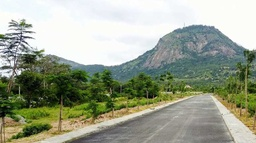
#> input picture RoboConArr/hills.jpg, 256 x 143 px, shrunk from 898 x 500 before the run
$ python RoboconBlur1.py
#> lines starting #> are read from the running program, lines starting #| are printed output that depends on the picture
#Following code blurs a given input image using the mean filter(box blur method). The radius can be controlled accordingly to achieve required
#smoothness of the input image. Unfortunately could not implement fixes for edge effects. Code should run well for a reasonable value of
#radius.

from PIL import Image
import numpy as np
import os

def box_blur(image, radius):
    #storing the dimensions of the image , that it returns as a tuple respectively into the two variables.
    width, height = image.size

    #creating a new blank image with RGB color channel and image dimensions
    blurred_image = Image.new("RGB", (width, height))

    # loads the pixel data of the input image image, allowing direct access to individual pixel values. Kind of like a 2D array.
    #for indexing of the 2d array refer to my sticky notes.
    blurred_pixels = blurred_image.load()

    # Convert image to numpy array for easier manipulation. Gives a 3d array width x heigth x channels.
    img_array = np.array(image)


    #height and width are not inclusive in the range. Range begins from 0.
    for y in range(height):
        for x in range(width):
            # Defining the region of interest. Not perfectly accurate near the edges. Edges average is not perfect using the kernel radius
            #but approximates pretty decently.
            x_min = max(0, x - radius)
            x_max = min(width - 1, x + radius)
            y_min = max(0, y - radius)
            y_max = min(height - 1, y + radius)

            # Accumulate the pixel values within the region of interest
            total_r, total_g, total_b = 0, 0, 0
            num_pixels = 0
            for yy in range(y_min, y_max + 1):
                for xx in range(x_min, x_max + 1):
                    r, g, b = img_array[yy, xx]
                    total_r += r
                    total_g += g
                    total_b += b
                    num_pixels += 1

            # Compute the average pixel value within the region of interest
            avg_r = total_r // num_pixels
            avg_g = total_g // num_pixels
            avg_b = total_b // num_pixels

            # Set the blurred pixel value in the new image
            blurred_pixels[x, y] = (avg_r, avg_g, avg_b)

    return blurred_image


#Setting up a path to the desktop as initially didn't use relative path.
desktop_path = "C:\\Users\\Hi\\Desktop"

#As the image is in same folder as code no need to explicitly mention its path. Can just use relative path ie accessing by name as they are in
#the same folder.
input_image_path = os.path.join('hills.jpg')

#In case the file does not exist , the code snippet does not make a new file but rather just constructs the path as a string  akin to window's
#string when using the address bar.
output_image_path = os.path.join(desktop_path, 'Blurred_Trial1.jpg')


#setting up the radius for box blur here. Tells how many pixels around each pixel will be used for averaging.
#Higher radius means more smoothing. Although the edges may be a bit janky. A close second will be use smaller radius multiple times.
radius = 3

#self explanatory part.
input_image = Image.open(input_image_path)
#> input_image is the input picture: PIL image 256x143 RGB; mean R, G, B 155.6, 162.5, 144
blurred_image = box_blur(input_image, radius)
#> in box_blur, `blurred_image = Image.new("RGB", (width, height))`: blurred_image: PIL image 256x143 RGB; every value is 0
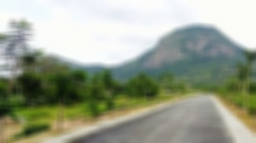
#> blurred_image: PIL image 256x143 RGB; mean R, G, B 155.1, 162, 143.5
blurred_image.save(output_image_path)
